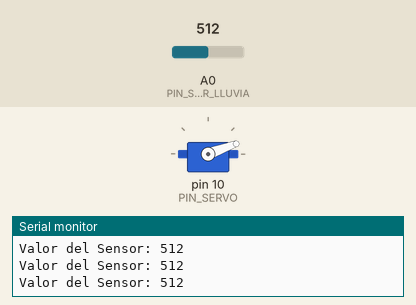
This sketch was run on a simulated Arduino Uno, built with avr-gcc and run on an emulated ATmega328P. Parts: servo, the last lines printed to the serial monitor. Inputs (shaded band) come from the test bench; at power-on: A0 (PIN_SENSOR_LLUVIA) = 512.

Above: at 1.3 s.
1.4 s: A0 (PIN_SENSOR_LLUVIA) set to 414
2.9 s: A0 (PIN_SENSOR_LLUVIA) set to 381
At 4.3 s:
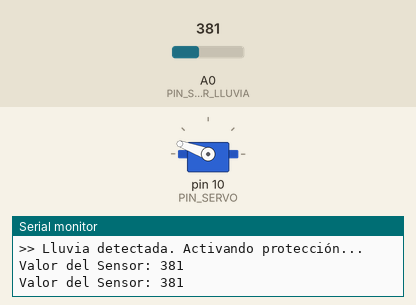
Timing chart, 0 to 5.9 s (numbered marks = the images above; inputs shaded):
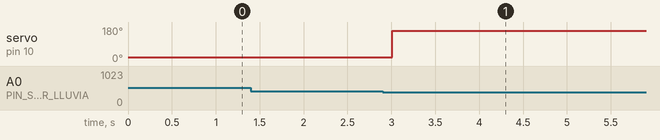

The sketch:

Ejemplo_del_.idle_Bluetooth.ino
```cpp
/*
 *  Proyecto: Sombrilla Automática Anti-Lluvia (Versión Simplificada)
 *  Descripción: Mueve UN SOLO servo para abrir o cerrar una sombrilla según la lluvia.
 *  Características clave: Lógica con histeresis para evitar el jitter del servo.
 */

#include <Servo.h>

// --- PINES ---
const int PIN_SERVO = 10;        // Pin de señal del Servo
const int PIN_SENSOR_LLUVIA = A0; // Pin analógico del sensor de lluvia

// --- PARÁMETROS A AJUSTAR ---
// 1. Posiciones de la sombrilla (de 0 a 180)
const int POSICION_DESCUBIERTA = 20;  // Ángulo cuando NO llueve
const int POSICION_PROTEGIDA = 160;   // Ángulo cuando SÍ llueve

// 2. Umbrales de sensibilidad (¡MUY IMPORTANTE!)
// Para calibrar, abre el Monitor Serie (Herramientas -> Monitor Serie)
// y mira los valores cuando el sensor está seco y mojado.
const int UMBRAL_LLUVIA = 400;  // Si el valor es MENOR, se activa la protección.
const int UMBRAL_SECO = 550;    // Si el valor es MAYOR, se retira la protección.

// --- VARIABLES ---
Servo miServo;
int valorSensor = 0;
bool estaProtegido = false; // Estado inicial: la sombrilla está retirada (descubierto)

void setup() {
  // Inicia la comunicación con el ordenador para ver los valores del sensor
  Serial.begin(9600);

  // Conecta el servo al pin definido
  miServo.attach(PIN_SERVO);

  // Posiciona la sombrilla en su estado inicial (descubierto)
  miServo.write(POSICION_DESCUBIERTA);

  Serial.println("Sistema de Sombrilla Automático Iniciado.");
}

void loop() {
  // Lee el valor del sensor de lluvia
  valorSensor = analogRead(PIN_SENSOR_LLUVIA);

  // Muestra el valor en el Monitor Serie para que puedas calibrar
  Serial.print("Valor del Sensor: ");
  Serial.println(valorSensor);

  // --- LÓGICA PRINCIPAL ---

  // CONDICIÓN 1: Si detecta lluvia Y la sombrilla está descubierta...
  if (valorSensor < UMBRAL_LLUVIA && !estaProtegido) {
    Serial.println(">> Lluvia detectada. Activando protección...");
    miServo.write(POSICION_PROTEGIDA); // Mueve el servo a la posición de protegido
    estaProtegido = true;              // Actualiza el estado
  }

  // CONDICIÓN 2: Si el sensor está seco Y la sombrilla está protegida...
  else if (valorSensor > UMBRAL_SECO && estaProtegido) {
    Serial.println(">> Sensor seco. Retirando protección...");
    miServo.write(POSICION_DESCUBIERTA); // Mueve el servo a la posición de descubierto
    estaProtegido = false;               // Actualiza el estado
  }

  // Pequeña pausa para no saturar el sistema
  delay(500);
}
```

Measured:
- the behaviour switches between 400 and 399 on A0 (PIN_SENSOR_LLUVIA) (found by bisection; images 0 and 1)
- after the input at 2.9 s, servo on pin 10 (PIN_SERVO): 20° → 160° after 0.11 s
